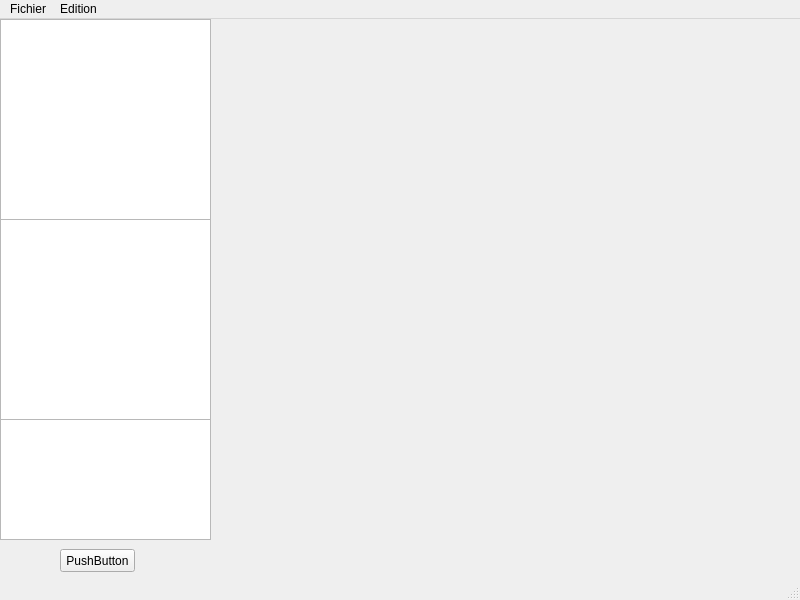
<?xml version="1.0" encoding="UTF-8"?>
<ui version="4.0">
 <class>Plurinotes</class>
 <widget class="QMainWindow" name="Plurinotes">
  <property name="geometry">
   <rect>
    <x>0</x>
    <y>0</y>
    <width>800</width>
    <height>600</height>
   </rect>
  </property>
  <property name="windowTitle">
   <string>MainWindow</string>
  </property>
  <widget class="QWidget" name="centralwidget">
   <widget class="QListWidget" name="noteList">
    <property name="geometry">
     <rect>
      <x>0</x>
      <y>0</y>
      <width>211</width>
      <height>201</height>
     </rect>
    </property>
   </widget>
   <widget class="QListWidget" name="archiveList">
    <property name="geometry">
     <rect>
      <x>0</x>
      <y>400</y>
      <width>211</width>
      <height>121</height>
     </rect>
    </property>
   </widget>
   <widget class="QListWidget" name="taskList">
    <property name="geometry">
     <rect>
      <x>0</x>
      <y>200</y>
      <width>211</width>
      <height>201</height>
     </rect>
    </property>
   </widget>
   <widget class="QPushButton" name="Update">
    <property name="geometry">
     <rect>
      <x>60</x>
      <y>530</y>
      <width>75</width>
      <height>23</height>
     </rect>
    </property>
    <property name="text">
     <string>PushButton</string>
    </property>
   </widget>
  </widget>
  <widget class="QMenuBar" name="menubar">
   <property name="geometry">
    <rect>
     <x>0</x>
     <y>0</y>
     <width>800</width>
     <height>21</height>
    </rect>
   </property>
   <widget class="QMenu" name="menuFichier">
    <property name="title">
     <string>Fichier</string>
    </property>
    <widget class="QMenu" name="menuNouveau">
     <property name="title">
      <string>Nouveau</string>
     </property>
     <addaction name="actionArticle"/>
     <addaction name="actionTache"/>
     <addaction name="actionMedia"/>
    </widget>
    <addaction name="menuNouveau"/>
    <addaction name="separator"/>
    <addaction name="actionOuvrir"/>
    <addaction name="actionSauver"/>
    <addaction name="actionQuitter"/>
   </widget>
   <widget class="QMenu" name="menuEdition">
    <property name="title">
     <string>Edition</string>
    </property>
    <addaction name="actionAnnuler_Ctrl_Z"/>
    <addaction name="actionR_tablir_Ctrl_Y"/>
   </widget>
   <addaction name="menuFichier"/>
   <addaction name="menuEdition"/>
  </widget>
  <widget class="QStatusBar" name="statusbar"/>
  <action name="actionOuvrir">
   <property name="text">
    <string>Ouvrir</string>
   </property>
  </action>
  <action name="actionArticle">
   <property name="text">
    <string>Article</string>
   </property>
  </action>
  <action name="actionTache">
   <property name="text">
    <string>Tache</string>
   </property>
  </action>
  <action name="actionMedia">
   <property name="text">
    <string>Media</string>
   </property>
  </action>
  <action name="actionAnnuler_Ctrl_Z">
   <property name="text">
    <string>Annuler (Ctrl+Z)</string>
   </property>
  </action>
  <action name="actionR_tablir_Ctrl_Y">
   <property name="text">
    <string>Rétablir (Ctrl+Y)</string>
   </property>
  </action>
  <action name="actionSauver">
   <property name="text">
    <string>Sauver</string>
   </property>
  </action>
  <action name="actionQuitter">
   <property name="text">
    <string>Quitter</string>
   </property>
  </action>
 </widget>
 <resources/>
 <connections>
  <connection>
   <sender>actionArticle</sender>
   <signal>triggered()</signal>
   <receiver>Plurinotes</receiver>
   <slot>show()</slot>
   <hints>
    <hint type="sourcelabel">
     <x>-1</x>
     <y>-1</y>
    </hint>
    <hint type="destinationlabel">
     <x>399</x>
     <y>299</y>
    </hint>
   </hints>
  </connection>
 </connections>
</ui>
